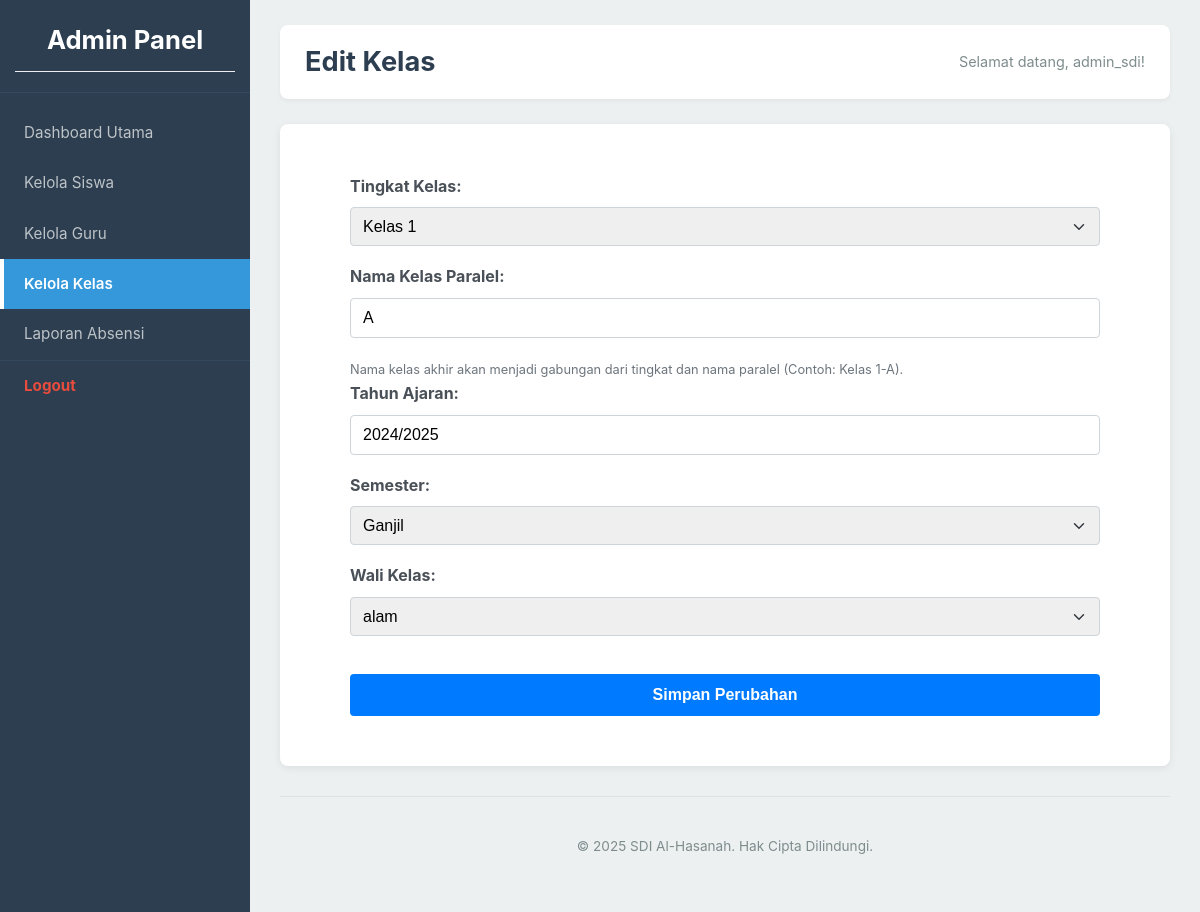
The page /public/admin/index.php?page=edit_kelas&id=4 (signed in) on the database its author committed.
### tables this page shows
CREATE TABLE `kelas` (
  `kelas_id` int(11) NOT NULL,
  `nama_kelas` varchar(50) NOT NULL,
  `tingkat` varchar(10) DEFAULT NULL,
  `tahun_ajaran` varchar(10) DEFAULT NULL,
  `semester` enum('Ganjil','Genap') DEFAULT NULL,
  `wali_kelas_id` int(11) DEFAULT NULL,
  `created_at` timestamp NOT NULL DEFAULT current_timestamp(),
  `updated_at` timestamp NOT NULL DEFAULT current_timestamp() ON UPDATE current_timestamp()
);

CREATE TABLE `guru` (
  `guru_id` int(11) NOT NULL,
  `user_id` int(11) NOT NULL,
  `nip` varchar(30) DEFAULT NULL,
  `nama_lengkap` varchar(100) NOT NULL,
  `email` varchar(100) DEFAULT NULL,
  `nomor_telepon` varchar(20) DEFAULT NULL,
  `alamat` text DEFAULT NULL,
  `created_at` timestamp NOT NULL DEFAULT current_timestamp(),
  `updated_at` timestamp NOT NULL DEFAULT current_timestamp() ON UPDATE current_timestamp()
);

### public/admin/pages/edit_kelas_content.php (the view, shortened to what this page needs)
<?php
global $conn;
$kelas = [];
if (isset($_GET['id']) && is_numeric($_GET['id'])) {
    $kelas_id_to_edit = (int)$_GET['id'];
    $stmt_kelas_data = $conn->prepare("SELECT * FROM Kelas WHERE kelas_id = ?");
    if ($stmt_kelas_data) {
        $stmt_kelas_data->bind_param("i", $kelas_id_to_edit);
        $stmt_kelas_data->execute();
        $result_kelas_data = $stmt_kelas_data->get_result();
        if ($result_kelas_data->num_rows === 1) {
            $kelas = $result_kelas_data->fetch_assoc();
            $prefix = "Kelas " . $kelas['tingkat'] . "-";
            $nama_paralel_current = str_replace($prefix, '', $kelas['nama_kelas']);
        } else {
            $_SESSION['message'] = "<div class='info-message error'>Data kelas tidak ditemukan.</div>";
            echo "<script>window.location.href='index.php?page=kelola_kelas';</script>";
            exit();
        }
    } else {
        echo "<div class='info-message error'>Gagal mempersiapkan query: " . htmlspecialchars($conn->error) . "</div>";
        return;
    }
} else {
    echo "<div class='info-message error'>ID Kelas tidak valid atau tidak disediakan.</div>";
    return;
}
$guru_list = [];
$sql_guru = "SELECT guru_id, nama_lengkap FROM Guru ORDER BY nama_lengkap ASC";
$result_guru = $conn->query($sql_guru);
if ($result_guru && $result_guru->num_rows > 0) {
    while ($row = $result_guru->fetch_assoc()) {
        $guru_list[] = $row;
    }
}
?>
<div class="form-container">
    <form action="proses_edit_kelas.php" method="POST">
        <div>
            <label for="tingkat">Tingkat Kelas:</label>
            <select id="tingkat" name="tingkat" required>
                <option value="1" <?php echo (($kelas['tingkat'] ?? '') == '1') ? 'selected' : ''; ?>>Kelas 1</option>
            </select>
        </div>
        <div>
            <label for="nama_paralel">Nama Kelas Paralel:</label>
            <input type="text" id="nama_paralel" name="nama_paralel" value="<?php echo htmlspecialchars($nama_paralel_current ?? ''); ?>" required placeholder="Contoh: A, B, Pagi, Siang">
            <small>Nama kelas akhir akan menjadi gabungan dari tingkat dan nama paralel (Contoh: Kelas 1-A).</small>
        </div>
        <div>
            <label for="tahun_ajaran">Tahun Ajaran:</label>
            <input type="text" id="tahun_ajaran" name="tahun_ajaran" value="<?php echo htmlspecialchars($kelas['tahun_ajaran'] ?? ''); ?>" required placeholder="Contoh: 2024/2025">
        </div>
        <div>
            <label for="semester">Semester:</label>
            <select id="semester" name="semester" required>
                <option value="Ganjil" <?php echo (($kelas['semester'] ?? '') == 'Ganjil') ? 'selected' : ''; ?>>Ganjil</option>
            </select>
        </div>
        <div>
            <label for="wali_kelas_id">Wali Kelas:</label>
            <select id="wali_kelas_id" name="wali_kelas_id">
                <?php foreach ($guru_list as $guru): ?>
                    <option value="<?php echo $guru['guru_id']; ?>" <?php echo (($kelas['wali_kelas_id'] ?? '') == $guru['guru_id']) ? 'selected' : ''; ?>>
                        <?php echo htmlspecialchars($guru['nama_lengkap']); ?>
                    </option>
                <?php endforeach; ?>
            </select>
        </div>
        <div style="margin-top: 20px;">
            <button type="submit" name="submit_edit_kelas">Simpan Perubahan</button>
        </div>
    </form>
</div>

### public/css/style.css (style rules this page uses)
html, body { height: 100%; margin: 0; padding: 0; font-family: -apple-system, BlinkMacSystemFont, "Segoe UI", Roboto, "Helvetica Neue", Arial, sans-serif; background-color: #f4f7f6; color: #333; line-height: 1.6; }
.login-container, .form-container { background-color: #fff; padding: 25px 30px; border-radius: 8px; box-shadow: 0 4px 12px rgba(0, 0, 0, 0.1); width: 100%; max-width: 400px; margin: 20px; }
.content-area .form-container { max-width: 750px; margin: 0 auto; box-shadow: none; }
label { display: block; margin-bottom: 8px; font-weight: bold; color: #495057; }
input[type="text"], input[type="password"], input[type="date"], input[type="email"], input[type="file"], select, textarea { width: 100%; padding: 10px 12px; margin-bottom: 18px; border: 1px solid #ced4da; border-radius: 4px; box-sizing: border-box; font-size: 1em; transition: border-color 0.2s ease, box-shadow 0.2s ease; }
select { appearance: none; background-repeat: no-repeat; background-position: right 0.75rem center; background-size: 16px 12px; }
small { font-size: 0.8em; color: #6c757d; }
button, input[type="submit"] { width: 100%; padding: 12px 15px; background-color: #007bff; color: white; border: none; border-radius: 4px; cursor: pointer; font-size: 1em; font-weight: bold; transition: background-color 0.3s ease; }

### rows shown on the page
kelas: tingkat "Kelas 1", nama_paralel "A", tahun_ajaran "2024/2025", semester "Ganjil", wali_kelas_id "alam"

### other values the page prints
$page_title "Edit Kelas"
$admin_username "admin_sdi"
